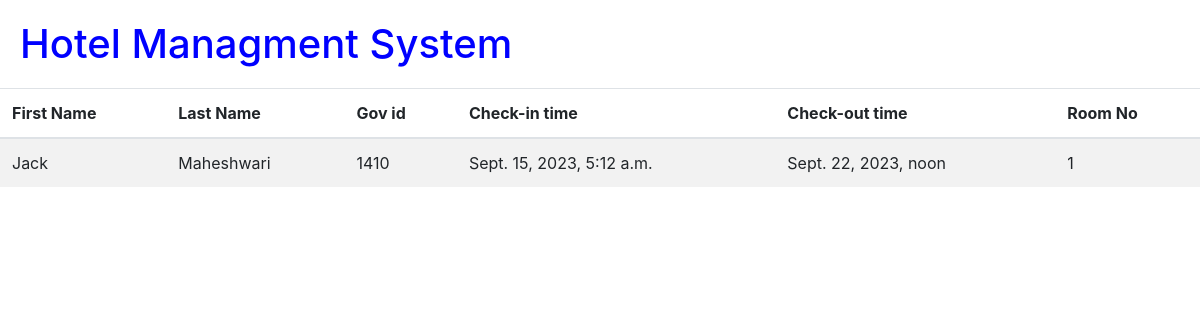
The app's page /showallguest, older data.
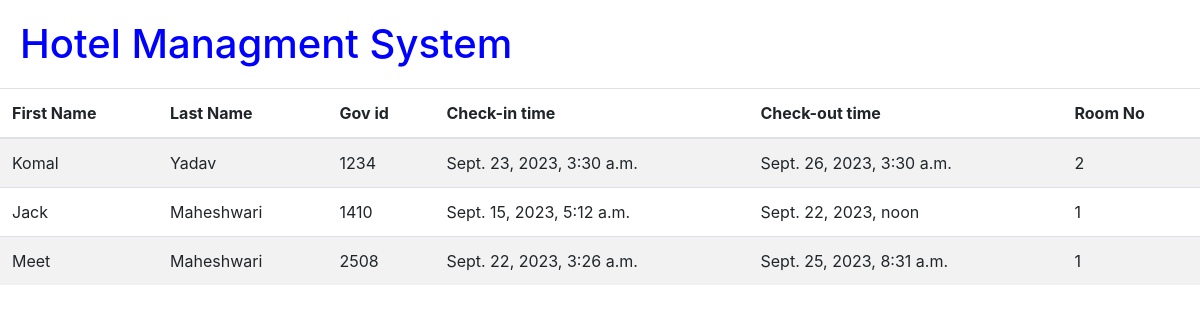
The same page, newer data.
### hotelapp/models.py (models this page shows, shortened)
class Guest(models.Model):
    first_name = models.CharField(max_length=50, null=False)
    last_name = models.CharField(max_length=50, null=True)
    gov_id = models.IntegerField(primary_key=True)
    check_in_time = models.DateTimeField(null=True, blank=True)
    check_out = models.DateTimeField(null=True, blank=True)
    room_number = models.ForeignKey(Rooms, on_delete=models.CASCADE)

class Rooms(models.Model):
    room_no = models.IntegerField()
    capacity = models.IntegerField()
    price = models.IntegerField()
    category = models.CharField(max_length=60)
    def __str__ (self):
        return f"{self.room_no}"

### hotelapp/views.py (the view)
# urls.py: path('showallguest', views.showallguest, name='showallguest'),
def showallguest (request):
    guest = Guest.objects.all()
    context = {
        'guests' : guest
    }
    return render(request, 'showallguest.html', context)

### templates/showallguest.html
{% extends "base.html" %}
{% block content %}
<table class="table table-striped">
    <thead>
      <tr>
        <th scope="col">First Name</th>
        <th scope="col">Last Name</th>
        <th scope="col">Gov id</th>
        <th scope="col">Check-in time</th>
        <th scope="col">Check-out time</th>
        <th scope="col">Room No</th>
    </tr>
    </thead>
    <tbody>
        {% for guest in guests %}
      <tr>
        <td>{{guest.first_name}}</td>
        <td>{{guest.last_name}}</td>
        <td>{{guest.gov_id}}</td>
        <td>{{guest.check_in_time}}</td>
        <td>{{guest.check_out}}</td>
        <td>{{guest.room_number}}</td>
      </tr>
      {% endfor %}
    </tbody>
  </table>
{% endblock content %}

Row changes from the older to the newer data that the page shows:
added Guest: first_name "Komal", last_name "Yadav", gov_id "1234", check_in_time "Sept. 23, 2023, 3:30 a.m.", check_out "Sept. 26, 2023, 3:30 a.m.", room_number "2"
added Guest: first_name "Meet", last_name "Maheshwari", gov_id "2508", check_in_time "Sept. 22, 2023, 3:26 a.m.", check_out "Sept. 25, 2023, 8:31 a.m.", room_number "1"
